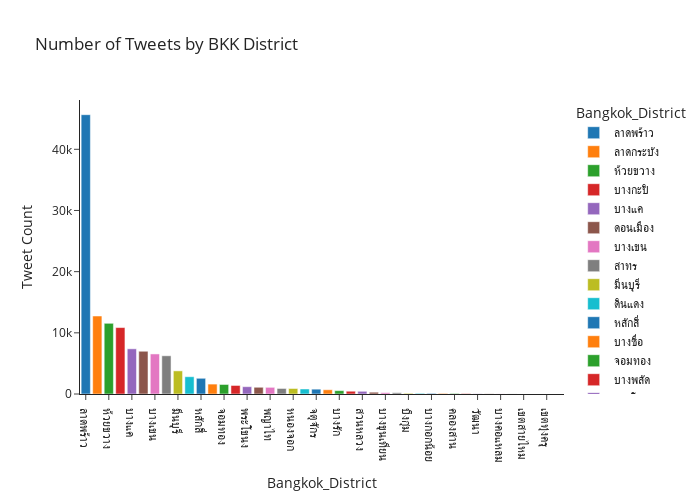

Write notebook code for a chart like this one.
### Code cell
px.bar(bkk_distrct_tweet_count, x = "Bangkok_District", y = "Tweet Count",
        title = "Number of Tweets by BKK District",
        color ="Bangkok_District", width= 700 ,height= 500)

### Figure 1 — Plotly figure (JSON) as saved in the notebook; plotly's stock layout.template omitted (floating-point values rounded to 4 significant figures)
{"data": [{"alignmentgroup": "True", "hovertemplate": "Bangkok_District=%{x}<br>Tweet Count=%{y}<extra></extra>", "legendgroup": "ลาดพร้าว", "marker": {"color": "#1F77B4", "pattern": {"shape": ""}}, "name": "ลาดพร้าว", "offsetgroup": "ลาดพร้าว", "orientation": "v", "showlegend": true, "textposition": "auto", "type": "bar", "x": ["ลาดพร้าว"], "xaxis": "x", "y": [45657], "yaxis": "y"}, {"alignmentgroup": "True", "hovertemplate": "Bangkok_District=%{x}<br>Tweet Count=%{y}<extra></extra>", "legendgroup": "ลาดกระบัง", "marker": {"color": "#FF7F0E", "pattern": {"shape": ""}}, "name": "ลาดกระบัง", "offsetgroup": "ลาดกระบัง", "orientation": "v", "showlegend": true, "textposition": "auto", "type": "bar", "x": ["ลาดกระบัง"], "xaxis": "x", "y": [12747], "yaxis": "y"}, {"alignmentgroup": "True", "hovertemplate": "Bangkok_District=%{x}<br>Tweet Count=%{y}<extra></extra>", "legendgroup": "ห้วยขวาง", "marker": {"color": "#2CA02C", "pattern": {"shape": ""}}, "name": "ห้วยขวาง", "offsetgroup": "ห้วยขวาง", "orientation": "v", "showlegend": true, "textposition": "auto", "type": "bar", "x": ["ห้วยขวาง"], "xaxis": "x", "y": [11558], "yaxis": "y"}, {"alignmentgroup": "True", "hovertemplate": "Bangkok_District=%{x}<br>Tweet Count=%{y}<extra></extra>", "legendgroup": "บางกะปิ", "marker": {"color": "#D62728", "pattern": {"shape": ""}}, "name": "บางกะปิ", "offsetgroup": "บางกะปิ", "orientation": "v", "showlegend": true, "textposition": "auto", "type": "bar", "x": ["บางกะปิ"], "xaxis": "x", "y": [10860], "yaxis": "y"}, {"alignmentgroup": "True", "hovertemplate": "Bangkok_District=%{x}<br>Tweet Count=%{y}<extra></extra>", "legendgroup": "บางแค", "marker": {"color": "#9467BD", "pattern": {"shape": ""}}, "name": "บางแค", "offsetgroup": "บางแค", "orientation": "v", "showlegend": true, "textposition": "auto", "type": "bar", "x": ["บางแค"], "xaxis": "x", "y": [7387], "yaxis": "y"}, {"alignmentgroup": "True", "hovertemplate": "Bangkok_District=%{x}<br>Tweet Count=%{y}<extra></extra>", "legendgroup": "ดอนเมือง", "marker": {"color": "#8C564B", "pattern": {"shape": ""}}, "name": "ดอนเมือง", "offsetgroup": "ดอนเมือง", "orientation": "v", "showlegend": true, "textposition": "auto", "type": "bar", "x": ["ดอนเมือง"], "xaxis": "x", "y": [6989], "yaxis": "y"}, {"alignmentgroup": "True", "hovertemplate": "Bangkok_District=%{x}<br>Tweet Count=%{y}<extra></extra>", "legendgroup": "บางเขน", "marker": {"color": "#E377C2", "pattern": {"shape": ""}}, "name": "บางเขน", "offsetgroup": "บางเขน", "orientation": "v", "showlegend": true, "textposition": "auto", "type": "bar", "x": ["บางเขน"], "xaxis": "x", "y": [6549], "yaxis": "y"}, {"alignmentgroup": "True", "hovertemplate": "Bangkok_District=%{x}<br>Tweet Count=%{y}<extra></extra>", "legendgroup": "สาทร", "marker": {"color": "#7F7F7F", "pattern": {"shape": ""}}, "name": "สาทร", "offsetgroup": "สาทร", "orientation": "v", "showlegend": true, "textposition": "auto", "type": "bar", "x": ["สาทร"], "xaxis": "x", "y": [6247], "yaxis": "y"}, {"alignmentgroup": "True", "hovertemplate": "Bangkok_District=%{x}<br>Tweet Count=%{y}<extra></extra>", "legendgroup": "มีนบุรี", "marker": {"color": "#BCBD22", "pattern": {"shape": ""}}, "name": "มีนบุรี", "offsetgroup": "มีนบุรี", "orientation": "v", "showlegend": true, "textposition": "auto", "type": "bar", "x": ["มีนบุรี"], "xaxis": "x", "y": [3783], "yaxis": "y"}, {"alignmentgroup": "True", "hovertemplate": "Bangkok_District=%{x}<br>Tweet Count=%{y}<extra></extra>", "legendgroup": "ดินแดง", "marker": {"color": "#17BECF", "pattern": {"shape": ""}}, "name": "ดินแดง", "offsetgroup": "ดินแดง", "orientation": "v", "showlegend": true, "textposition": "auto", "type": "bar", "x": ["ดินแดง"], "xaxis": "x", "y": [2825], "yaxis": "y"}, {"alignmentgroup": "True", "hovertemplate": "Bangkok_District=%{x}<br>Tweet Count=%{y}<extra></extra>", "legendgroup": "หลักสี่", "marker": {"color": "#1F77B4", "pattern": {"shape": ""}}, "name": "หลักสี่", "offsetgroup": "หลักสี่", "orientation": "v", "showlegend": true, "textposition": "auto", "type": "bar", "x": ["หลักสี่"], "xaxis": "x", "y": [2568], "yaxis": "y"}, {"alignmentgroup": "True", "hovertemplate": "Bangkok_District=%{x}<br>Tweet Count=%{y}<extra></extra>", "legendgroup": "บางซื่อ", "marker": {"color": "#FF7F0E", "pattern": {"shape": ""}}, "name": "บางซื่อ", "offsetgroup": "บางซื่อ", "orientation": "v", "showlegend": true, "textposition": "auto", "type": "bar", "x": ["บางซื่อ"], "xaxis": "x", "y": [1620], "yaxis": "y"}, {"alignmentgroup": "True", "hovertemplate": "Bangkok_District=%{x}<br>Tweet Count=%{y}<extra></extra>", "legendgroup": "จอมทอง", "marker": {"color": "#2CA02C", "pattern": {"shape": ""}}, "name": "จอมทอง", "offsetgroup": "จอมทอง", "orientation": "v", "showlegend": true, "textposition": "auto", "type": "bar", "x": ["จอมทอง"], "xaxis": "x", "y": [1556], "yaxis": "y"}, {"alignmentgroup": "True", "hovertemplate": "Bangkok_District=%{x}<br>Tweet Count=%{y}<extra></extra>", "legendgroup": "บางพลัด", "marker": {"color": "#D62728", "pattern": {"shape": ""}}, "name": "บางพลัด", "offsetgroup": "บางพลัด", "orientation": "v", "showlegend": true, "textposition": "auto", "type": "bar", "x": ["บางพลัด"], "xaxis": "x", "y": [1396], "yaxis": "y"}, {"alignmentgroup": "True", "hovertemplate": "Bangkok_District=%{x}<br>Tweet Count=%{y}<extra></extra>", "legendgroup": "พระโขนง", "marker": {"color": "#9467BD", "pattern": {"shape": ""}}, "name": "พระโขนง", "offsetgroup": "พระโขนง", "orientation": "v", "showlegend": true, "textposition": "auto", "type": "bar", "x": ["พระโขนง"], "xaxis": "x", "y": [1195], "yaxis": "y"}, {"alignmentgroup": "True", "hovertemplate": "Bangkok_District=%{x}<br>Tweet Count=%{y}<extra></extra>", "legendgroup": "หนองแขม", "marker": {"color": "#8C564B", "pattern": {"shape": ""}}, "name": "หนองแขม", "offsetgroup": "หนองแขม", "orientation": "v", "showlegend": true, "textposition": "auto", "type": "bar", "x": ["หนองแขม"], "xaxis": "x", "y": [1100], "yaxis": "y"}, {"alignmentgroup": "True", "hovertemplate": "Bangkok_District=%{x}<br>Tweet Count=%{y}<extra></extra>", "legendgroup": "พญาไท", "marker": {"color": "#E377C2", "pattern": {"shape": ""}}, "name": "พญาไท", "offsetgroup": "พญาไท", "orientation": "v", "showlegend": true, "textposition": "auto", "type": "bar", "x": ["พญาไท"], "xaxis": "x", "y": [1088], "yaxis": "y"}, {"alignmentgroup": "True", "hovertemplate": "Bangkok_District=%{x}<br>Tweet Count=%{y}<extra></extra>", "legendgroup": "ราชเทวี", "marker": {"color": "#7F7F7F", "pattern": {"shape": ""}}, "name": "ราชเทวี", "offsetgroup": "ราชเทวี", "orientation": "v", "showlegend": true, "textposition": "auto", "type": "bar", "x": ["ราชเทวี"], "xaxis": "x", "y": [906], "yaxis": "y"}, {"alignmentgroup": "True", "hovertemplate": "Bangkok_District=%{x}<br>Tweet Count=%{y}<extra></extra>", "legendgroup": "หนองจอก", "marker": {"color": "#BCBD22", "pattern": {"shape": ""}}, "name": "หนองจอก", "offsetgroup": "หนองจอก", "orientation": "v", "showlegend": true, "textposition": "auto", "type": "bar", "x": ["หนองจอก"], "xaxis": "x", "y": [900], "yaxis": "y"}, {"alignmentgroup": "True", "hovertemplate": "Bangkok_District=%{x}<br>Tweet Count=%{y}<extra></extra>", "legendgroup": "ประเวศ", "marker": {"color": "#17BECF", "pattern": {"shape": ""}}, "name": "ประเวศ", "offsetgroup": "ประเวศ", "orientation": "v", "showlegend": true, "textposition": "auto", "type": "bar", "x": ["ประเวศ"], "xaxis": "x", "y": [821], "yaxis": "y"}, {"alignmentgroup": "True", "hovertemplate": "Bangkok_District=%{x}<br>Tweet Count=%{y}<extra></extra>", "legendgroup": "จตุจักร", "marker": {"color": "#1F77B4", "pattern": {"shape": ""}}, "name": "จตุจักร", "offsetgroup": "จตุจักร", "orientation": "v", "showlegend": true, "textposition": "auto", "type": "bar", "x": ["จตุจักร"], "xaxis": "x", "y": [790], "yaxis": "y"}, {"alignmentgroup": "True", "hovertemplate": "Bangkok_District=%{x}<br>Tweet Count=%{y}<extra></extra>", "legendgroup": "ดุสิต", "marker": {"color": "#FF7F0E", "pattern": {"shape": ""}}, "name": "ดุสิต", "offsetgroup": "ดุสิต", "orientation": "v", "showlegend": true, "textposition": "auto", "type": "bar", "x": ["ดุสิต"], "xaxis": "x", "y": [695], "yaxis": "y"}, {"alignmentgroup": "True", "hovertemplate": "Bangkok_District=%{x}<br>Tweet Count=%{y}<extra></extra>", "legendgroup": "บางรัก", "marker": {"color": "#2CA02C", "pattern": {"shape": ""}}, "name": "บางรัก", "offsetgroup": "บางรัก", "orientation": "v", "showlegend": true, "textposition": "auto", "type": "bar", "x": ["บางรัก"], "xaxis": "x", "y": [548], "yaxis": "y"}, {"alignmentgroup": "True", "hovertemplate": "Bangkok_District=%{x}<br>Tweet Count=%{y}<extra></extra>", "legendgroup": "คลองเตย", "marker": {"color": "#D62728", "pattern": {"shape": ""}}, "name": "คลองเตย", "offsetgroup": "คลองเตย", "orientation": "v", "showlegend": true, "textposition": "auto", "type": "bar", "x": ["คลองเตย"], "xaxis": "x", "y": [455], "yaxis": "y"}, {"alignmentgroup": "True", "hovertemplate": "Bangkok_District=%{x}<br>Tweet Count=%{y}<extra></extra>", "legendgroup": "สวนหลวง", "marker": {"color": "#9467BD", "pattern": {"shape": ""}}, "name": "สวนหลวง", "offsetgroup": "สวนหลวง", "orientation": "v", "showlegend": true, "textposition": "auto", "type": "bar", "x": ["สวนหลวง"], "xaxis": "x", "y": [442], "yaxis": "y"}, {"alignmentgroup": "True", "hovertemplate": "Bangkok_District=%{x}<br>Tweet Count=%{y}<extra></extra>", "legendgroup": "ตลิ่งชัน", "marker": {"color": "#8C564B", "pattern": {"shape": ""}}, "name": "ตลิ่งชัน", "offsetgroup": "ตลิ่งชัน", "orientation": "v", "showlegend": true, "textposition": "auto", "type": "bar", "x": ["ตลิ่งชัน"], "xaxis": "x", "y": [295], "yaxis": "y"}, {"alignmentgroup": "True", "hovertemplate": "Bangkok_District=%{x}<br>Tweet Count=%{y}<extra></extra>", "legendgroup": "บางขุนเทียน", "marker": {"color": "#E377C2", "pattern": {"shape": ""}}, "name": "บางขุนเทียน", "offsetgroup": "บางขุนเทียน", "orientation": "v", "showlegend": true, "textposition": "auto", "type": "bar", "x": ["บางขุนเทียน"], "xaxis": "x", "y": [225], "yaxis": "y"}, {"alignmentgroup": "True", "hovertemplate": "Bangkok_District=%{x}<br>Tweet Count=%{y}<extra></extra>", "legendgroup": "ธนบุรี", "marker": {"color": "#7F7F7F", "pattern": {"shape": ""}}, "name": "ธนบุรี", "offsetgroup": "ธนบุรี", "orientation": "v", "showlegend": true, "textposition": "auto", "type": "bar", "x": ["ธนบุรี"], "xaxis": "x", "y": [210], "yaxis": "y"}, {"alignmentgroup": "True", "hovertemplate": "Bangkok_District=%{x}<br>Tweet Count=%{y}<extra></extra>", "legendgroup": "บึงกุ่ม", "marker": {"color": "#BCBD22", "pattern": {"shape": ""}}, "name": "บึงกุ่ม", "offsetgroup": "บึงกุ่ม", "orientation": "v", "showlegend": true, "textposition": "auto", "type": "bar", "x": ["บึงกุ่ม"], "xaxis": "x", "y": [112], "yaxis": "y"}, {"alignmentgroup": "True", "hovertemplate": "Bangkok_District=%{x}<br>Tweet Count=%{y}<extra></extra>", "legendgroup": "ราษฎร์บูรณะ", "marker": {"color": "#17BECF", "pattern": {"shape": ""}}, "name": "ราษฎร์บูรณะ", "offsetgroup": "ราษฎร์บูรณะ", "orientation": "v", "showlegend": true, "textposition": "auto", "type": "bar", "x": ["ราษฎร์บูรณะ"], "xaxis": "x", "y": [106], "yaxis": "y"}, {"alignmentgroup": "True", "hovertemplate": "Bangkok_District=%{x}<br>Tweet Count=%{y}<extra></extra>", "legendgroup": "บางกอกน้อย", "marker": {"color": "#1F77B4", "pattern": {"shape": ""}}, "name": "บางกอกน้อย", "offsetgroup": "บางกอกน้อย", "orientation": "v", "showlegend": true, "textposition": "auto", "type": "bar", "x": ["บางกอกน้อย"], "xaxis": "x", "y": [101], "yaxis": "y"}, {"alignmentgroup": "True", "hovertemplate": "Bangkok_District=%{x}<br>Tweet Count=%{y}<extra></extra>", "legendgroup": "ปทุมวัน", "marker": {"color": "#FF7F0E", "pattern": {"shape": ""}}, "name": "ปทุมวัน", "offsetgroup": "ปทุมวัน", "orientation": "v", "showlegend": true, "textposition": "auto", "type": "bar", "x": ["ปทุมวัน"], "xaxis": "x", "y": [94], "yaxis": "y"}, {"alignmentgroup": "True", "hovertemplate": "Bangkok_District=%{x}<br>Tweet Count=%{y}<extra></extra>", "legendgroup": "คลองสาน", "marker": {"color": "#2CA02C", "pattern": {"shape": ""}}, "name": "คลองสาน", "offsetgroup": "คลองสาน", "orientation": "v", "showlegend": true, "textposition": "auto", "type": "bar", "x": ["คลองสาน"], "xaxis": "x", "y": [90], "yaxis": "y"}, {"alignmentgroup": "True", "hovertemplate": "Bangkok_District=%{x}<br>Tweet Count=%{y}<extra></extra>", "legendgroup": "พระนคร", "marker": {"color": "#D62728", "pattern": {"shape": ""}}, "name": "พระนคร", "offsetgroup": "พระนคร", "orientation": "v", "showlegend": true, "textposition": "auto", "type": "bar", "x": ["พระนคร"], "xaxis": "x", "y": [72], "yaxis": "y"}, {"alignmentgroup": "True", "hovertemplate": "Bangkok_District=%{x}<br>Tweet Count=%{y}<extra></extra>", "legendgroup": "วัฒนา", "marker": {"color": "#9467BD", "pattern": {"shape": ""}}, "name": "วัฒนา", "offsetgroup": "วัฒนา", "orientation": "v", "showlegend": true, "textposition": "auto", "type": "bar", "x": ["วัฒนา"], "xaxis": "x", "y": [34], "yaxis": "y"}, {"alignmentgroup": "True", "hovertemplate": "Bangkok_District=%{x}<br>Tweet Count=%{y}<extra></extra>", "legendgroup": "ภาษีเจริญ", "marker": {"color": "#8C564B", "pattern": {"shape": ""}}, "name": "ภาษีเจริญ", "offsetgroup": "ภาษีเจริญ", "orientation": "v", "showlegend": true, "textposition": "auto", "type": "bar", "x": ["ภาษีเจริญ"], "xaxis": "x", "y": [27], "yaxis": "y"}, {"alignmentgroup": "True", "hovertemplate": "Bangkok_District=%{x}<br>Tweet Count=%{y}<extra></extra>", "legendgroup": "บางคอแหลม", "marker": {"color": "#E377C2", "pattern": {"shape": ""}}, "name": "บางคอแหลม", "offsetgroup": "บางคอแหลม", "orientation": "v", "showlegend": true, "textposition": "auto", "type": "bar", "x": ["บางคอแหลม"], "xaxis": "x", "y": [16], "yaxis": "y"}, {"alignmentgroup": "True", "hovertemplate": "Bangkok_District=%{x}<br>Tweet Count=%{y}<extra></extra>", "legendgroup": "ยานนาวา", "marker": {"color": "#7F7F7F", "pattern": {"shape": ""}}, "name": "ยานนาวา", "offsetgroup": "ยานนาวา", "orientation": "v", "showlegend": true, "textposition": "auto", "type": "bar", "x": ["ยานนาวา"], "xaxis": "x", "y": [14], "yaxis": "y"}, {"alignmentgroup": "True", "hovertemplate": "Bangkok_District=%{x}<br>Tweet Count=%{y}<extra></extra>", "legendgroup": "เขตสายไหม", "marker": {"color": "#BCBD22", "pattern": {"shape": ""}}, "name": "เขตสายไหม", "offsetgroup": "เขตสายไหม", "orientation": "v", "showlegend": true, "textposition": "auto", "type": "bar", "x": ["เขตสายไหม"], "xaxis": "x", "y": [4], "yaxis": "y"}, {"alignmentgroup": "True", "hovertemplate": "Bangkok_District=%{x}<br>Tweet Count=%{y}<extra></extra>", "legendgroup": "บางกอกใหญ่", "marker": {"color": "#17BECF", "pattern": {"shape": ""}}, "name": "บางกอกใหญ่", "offsetgroup": "บางกอกใหญ่", "orientation": "v", "showlegend": true, "textposition": "auto", "type": "bar", "x": ["บางกอกใหญ่"], "xaxis": "x", "y": [1], "yaxis": "y"}, {"alignmentgroup": "True", "hovertemplate": "Bangkok_District=%{x}<br>Tweet Count=%{y}<extra></extra>", "legendgroup": "เขตทุ่งครุ", "marker": {"color": "#1F77B4", "pattern": {"shape": ""}}, "name": "เขตทุ่งครุ", "offsetgroup": "เขตทุ่งครุ", "orientation": "v", "showlegend": true, "textposition": "auto", "type": "bar", "x": ["เขตทุ่งครุ"], "xaxis": "x", "y": [1], "yaxis": "y"}, {"alignmentgroup": "True", "hovertemplate": "Bangkok_District=%{x}<br>Tweet Count=%{y}<extra></extra>", "legendgroup": "เขตบางนา", "marker": {"color": "#FF7F0E", "pattern": {"shape": ""}}, "name": "เขตบางนา", "offsetgroup": "เขตบางนา", "orientation": "v", "showlegend": true, "textposition": "auto", "type": "bar", "x": ["เขตบางนา"], "xaxis": "x", "y": [1], "yaxis": "y"}], "layout": {"barmode": "relative", "height": 500, "legend": {"title": {"text": "Bangkok_District"}, "tracegroupgap": 0}, "title": {"text": "Number of Tweets by BKK District"}, "width": 700, "xaxis": {"anchor": "y", "categoryarray": ["ลาดพร้าว", "ลาดกระบัง", "ห้วยขวาง", "บางกะปิ", "บางแค", "ดอนเมือง", "บางเขน", "สาทร", "มีนบุรี", "ดินแดง", "หลักสี่", "บางซื่อ", "จอมทอง", "บางพลัด", "พระโขนง", "หนองแขม", "พญาไท", "ราชเทวี", "หนองจอก", "ประเวศ", "จตุจักร", "ดุสิต", "บางรัก", "คลองเตย", "สวนหลวง", "ตลิ่งชัน", "บางขุนเทียน", "ธนบุรี", "บึงกุ่ม", "ราษฎร์บูรณะ", "บางกอกน้อย", "ปทุมวัน", "คลองสาน", "พระนคร", "วัฒนา", "ภาษีเจริญ", "บางคอแหลม", "ยานนาวา", "เขตสายไหม", "บางกอกใหญ่", "เขตทุ่งครุ", "เขตบางนา"], "categoryorder": "array", "domain": [0, 1], "title": {"text": "Bangkok_District"}}, "yaxis": {"anchor": "x", "domain": [0, 1], "title": {"text": "Tweet Count"}}}}
